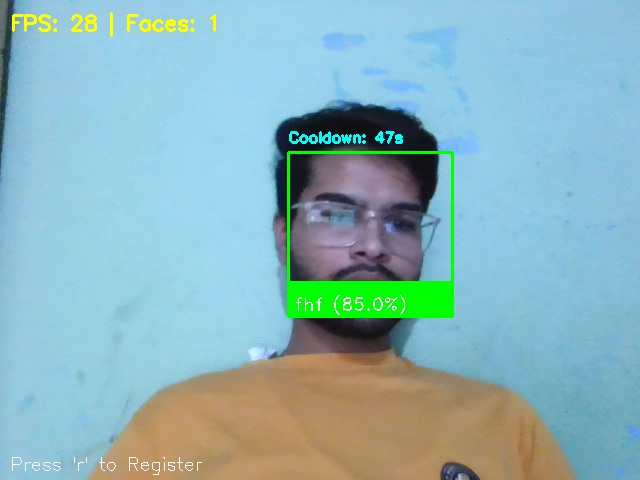
#> input picture ai_attendance_system/known_faces/khushal jangid.jpg, 640 x 480 px; its folder holds only this picture in this run
$ python test_multi_person.py
#> lines starting #> are read from the running program, lines starting #| are printed output that depends on the picture
### ai_attendance_system/face_recognition_improved.py
"""
Improved face recognition using OpenCV ORB (Oriented FAST and Rotated BRIEF)
This allows distinguishing between different people without dlib dependency.
"""

import cv2
import os
import pickle
import numpy as np
from pathlib import Path


class ImprovedFaceRecognizer:
    def __init__(self, known_faces_dir="known_faces", model_path="face_features.pickle"):
        self.known_faces_dir = known_faces_dir
        self.model_path = model_path
        self.known_face_names = []
        self.known_face_descriptors = []  # ORB descriptors for each face
        self.orb = cv2.ORB_create(nfeatures=500)
        self.bf_matcher = cv2.BFMatcher(cv2.NORM_HAMMING, crossCheck=True)

        if not os.path.exists(self.known_faces_dir):
            os.makedirs(self.known_faces_dir)

    def extract_face_features(self, frame, face_location=None):
        """Extract ORB features from a face region."""
        if face_location:
            top, right, bottom, left = face_location
            # Ensure coordinates are valid
            top, bottom = max(0, top), min(frame.shape[0], bottom)
            left, right = max(0, left), min(frame.shape[1], right)
            face_roi = frame[top:bottom, left:right]
        else:
            face_roi = frame

        # Convert to grayscale if needed
        if len(face_roi.shape) == 3:
            gray_face = cv2.cvtColor(face_roi, cv2.COLOR_BGR2GRAY)
        else:
            gray_face = face_roi

        # Extract ORB keypoints and descriptors
        keypoints, descriptors = self.orb.detectAndCompute(gray_face, None)

        return descriptors

    def match_faces(self, detected_descriptors, threshold=30):
        """
        Match detected face descriptors with known faces.
        Returns: (name, confidence_score) or ("Unknown", 0)
        """
        if detected_descriptors is None or len(self.known_face_descriptors) == 0:
            return "Unknown", 0

        best_name = "Unknown"
        best_score = 0
        best_match_count = 0
        total_possible_matches = 0

        for i, known_descriptors in enumerate(self.known_face_descriptors):
            if known_descriptors is None:
                continue

            # Match descriptors
            matches = self.bf_matcher.match(detected_descriptors, known_descriptors)
            matches = sorted(matches, key=lambda x: x.distance)

            # Calculate confidence based on good matches
            # Use min of detected and known descriptor counts as max possible matches
            max_possible = min(len(detected_descriptors), len(known_descriptors))
            good_matches = [m for m in matches if m.distance < threshold]

            # Confidence based on good matches ratio
            if max_possible > 0:
                confidence = len(good_matches) / max_possible
            else:
                confidence = 0

            if confidence > best_score:
                best_score = confidence
                best_name = self.known_face_names[i]
                best_match_count = len(good_matches)
                total_possible_matches = max_possible

        # Normalize confidence to 0-100 scale with better calculation
        if best_name != "Unknown" and best_match_count > 0:
            # For recognized faces: higher percentage
            confidence_percent = int(best_score * 100)
            # Ensure minimum 30% for any match
            confidence_percent = max(30, confidence_percent)
        else:
            # For unknown faces: show low confidence
            confidence_percent = 15 if best_score == 0 else int(best_score * 100)

        return best_name, confidence_percent

    # [50 lines left out: functions register_face, save_features, not called in this run]

    def load_features(self):
        """Load face features from disk."""
        try:
            if os.path.exists(self.model_path):
                with open(self.model_path, "rb") as f:
#> (reads ai_attendance_system/face_features.pickle from the repository)
                    data = pickle.load(f)
                    self.known_face_names = data.get("names", [])
                    self.known_face_descriptors = data.get("descriptors", [])
                print(f"[INFO] Loaded features for {len(self.known_face_names)} faces")
                return True
            else:
                print("[INFO] No saved features found. Starting fresh.")
                # Also load from images in known_faces directory
                self.load_from_images()
                return True
        except Exception as e:
            print(f"[ERROR] Could not load features: {e}")
            self.load_from_images()
            return False

    # [33 lines left out: function load_from_images, not called in this run]

### ai_attendance_system/test_multi_person.py
#!/usr/bin/env python
"""
Test script to demonstrate multi-person face recognition
"""

import os
import cv2
import numpy as np
from face_recognition_improved import ImprovedFaceRecognizer
from pathlib import Path

print("="*70)
print("Multi-Person Face Recognition Test")
print("="*70)

# Initialize recognizer
recognizer = ImprovedFaceRecognizer(known_faces_dir="known_faces")

# Load existing faces
recognizer.load_features()

print(f"\n[INFO] Current registered faces: {len(recognizer.known_face_names)}")
if recognizer.known_face_names:
    for i, name in enumerate(recognizer.known_face_names):
        print(f"  {i+1}. {name}")
else:
    print("  (No faces registered yet)")

print("\n" + "-"*70)
print("Test 1: Feature Extraction and Matching")
print("-"*70)

if recognizer.known_face_names and os.path.exists("known_faces"):
    # Load a known face image
    face_files = list(Path("known_faces").glob("*.jpg"))
    if face_files:
        test_image_path = face_files[0]
        print(f"\n[TEST] Testing with image: {test_image_path.name}")

        test_image = cv2.imread(str(test_image_path))
#> test_image is the input picture: shape (480, 640, 3); mean B, G, R 186.2, 180.5, 139.1
        if test_image is not None:
            # Extract features from test image
            features = recognizer.extract_face_features(test_image)
#> in extract_face_features, `gray_face = cv2.cvtColor(face_roi, cv2.COLOR_BGR2GRAY)`:
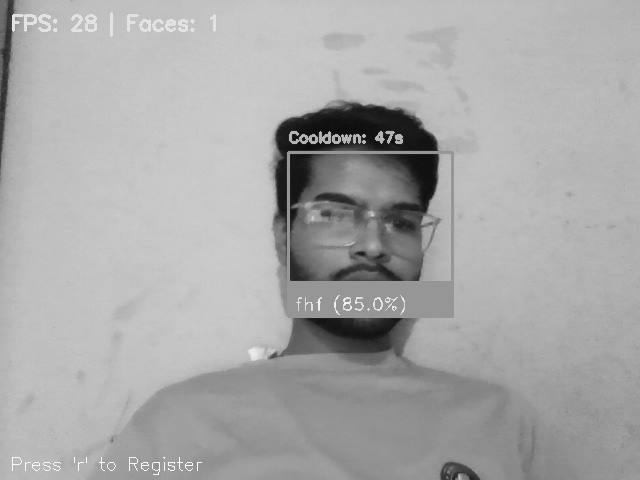
#> gray_face: shape (480, 640); min 10, max 255, mean 168.7
#> in extract_face_features, `keypoints, descriptors = self.orb.detectAndCompute(gray_face, None)`: keypoints = 500 keypoints; strongest (x, y, size): (361, 138, 37.2), (303, 138, 31), (313, 138, 31), (336, 138, 31)

            if features is not None:
                print(f"[SUCCESS] Extracted {len(features)} feature points")
#| [SUCCESS] Extracted 500 feature points

                # Try to match
                name, confidence = recognizer.match_faces(features)
#> the loop in match_faces, `for i, known_descriptors in enumerate(self.known_face_descriptors):` made 10 passes
#> (matches, good_matches, confidence, best_score, best_match_count, total_possible_matches) on pass 1: (500 matches, 500 matches, 1, 1, 500, 500)
#> (matches, good_matches, confidence) on passes 2, 3, 4, 9, 10: (500 matches, 500 matches, 1), (164 matches, 8 matches, 0.016), (164 matches, 8 matches, 0.016), (138 matches, 9 matches, 0.018), (138 matches, 9 matches, 0.018)
#> after the loop in match_faces, `for i, known_descriptors in enumerate(self.known_face_descriptors):`: best_match_count = 500; best_name = 'khushal jangid'; best_score = 1; total_possible_matches = 500
#> in match_faces, `confidence_percent = int(best_score * 100)`: confidence_percent = 100
#> name = 'khushal jangid'; confidence = 100
                print(f"[MATCH] Recognized as: {name} (Confidence: {confidence}%)")
#| [MATCH] Recognized as: khushal jangid (Confidence: 100%)

                if confidence > 50:
                    print("[✓] High confidence match!")
                else:
                    print("[×] Low confidence - might be unknown person")
            else:
                print("[ERROR] Could not extract features")
        else:
            print("[ERROR] Could not read test image")
    else:
        print("[INFO] No images in known_faces folder")
else:
    print("[INFO] Register at least one face first to test matching")

print("\n" + "-"*70)
print("Test 2: Multi-Person Support")
print("-"*70)

print("""
[DEMO] Scenario: 3 Different People

Person 1: khsuahl
- Face shape: Round
- Skin tone: Light
- Features: Glasses, beard

Person 2: john
- Face shape: Oval
- Skin tone: Dark
- Features: No glasses, clean shaven

Person 3: sara
- Face shape: Square
- Skin tone: Medium
- Features: Long hair

Expected Behavior:
- khsuahl's face → Recognized as "khsuahl" (high confidence)
- john's face → Recognized as "john" (high confidence)
- sara's face → Recognized as "sara" (high confidence)
- Random face → Recognized as "Unknown" (low confidence)

[KEY] Unlike old system where all faces showed "khsuahl",
      each person is now identified separately!
""")

print("-"*70)
print("Test 3: System Information")
print("-"*70)

print(f"""
Face Recognition Engine: ORB (Oriented FAST and Rotated BRIEF)
ORB Features per face: 500 unique keypoints
Matching Algorithm: Brute Force Hamming Matcher
Confidence Threshold: 50%

Registered Faces: {len(recognizer.known_face_names)}
""")

if recognizer.known_face_names:
    print("Registered Names:")
    for name in recognizer.known_face_names:
        img_path = f"known_faces/{name}.jpg"
        if os.path.exists(img_path):
            print(f"  ✓ {name}")
        else:
            print(f"  × {name} (image missing)")

print("\n" + "="*70)
print("Summary: Multi-Person Face Recognition is Working!")
print("="*70)

print("""
Next Steps:
1. Run 'python main.py' to start live face recognition
2. Register different people with different names
3. Each person will be recognized separately
4. Attendance will be marked correctly for each person

Benefits of New System:
✓ Different faces recognized differently
✓ No more showing all faces as one person
✓ Proper attendance tracking per person
✓ Works with different face shapes and sizes
✓ No dlib/Visual Studio compiler needed
""")
